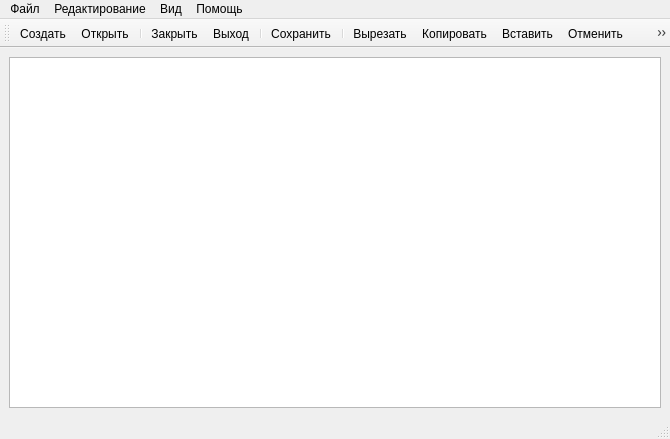
<?xml version="1.0" encoding="UTF-8"?>
<ui version="4.0">
 <class>MainWindow</class>
 <widget class="QMainWindow" name="MainWindow">
  <property name="geometry">
   <rect>
    <x>0</x>
    <y>0</y>
    <width>670</width>
    <height>439</height>
   </rect>
  </property>
  <property name="windowTitle">
   <string>MainWindow[*]</string>
  </property>
  <widget class="QWidget" name="centralwidget">
   <layout class="QGridLayout" name="gridLayout">
    <item row="0" column="0">
     <widget class="QTextEdit" name="textEdit"/>
    </item>
   </layout>
  </widget>
  <widget class="QMenuBar" name="menubar">
   <property name="geometry">
    <rect>
     <x>0</x>
     <y>0</y>
     <width>670</width>
     <height>22</height>
    </rect>
   </property>
   <widget class="QMenu" name="menu">
    <property name="title">
     <string>Файл</string>
    </property>
    <addaction name="actionNew"/>
    <addaction name="actionOpen"/>
    <addaction name="separator"/>
    <addaction name="actionClose"/>
    <addaction name="actionExit"/>
    <addaction name="separator"/>
    <addaction name="actionSave"/>
    <addaction name="actionSaveAs"/>
    <addaction name="separator"/>
   </widget>
   <widget class="QMenu" name="menu_2">
    <property name="title">
     <string>Вид</string>
    </property>
    <addaction name="actionSelectFont"/>
   </widget>
   <widget class="QMenu" name="menu_3">
    <property name="title">
     <string>Помощь</string>
    </property>
    <addaction name="actionAbout"/>
    <addaction name="actionAboutQT"/>
   </widget>
   <widget class="QMenu" name="menu_4">
    <property name="title">
     <string>Редактирование</string>
    </property>
    <addaction name="actionCut"/>
    <addaction name="actionCopy"/>
    <addaction name="actionPaste"/>
    <addaction name="separator"/>
    <addaction name="actionUndo"/>
    <addaction name="actionRedo"/>
   </widget>
   <addaction name="menu"/>
   <addaction name="menu_4"/>
   <addaction name="menu_2"/>
   <addaction name="menu_3"/>
  </widget>
  <widget class="QStatusBar" name="statusbar"/>
  <widget class="QToolBar" name="toolBar">
   <property name="windowTitle">
    <string>toolBar</string>
   </property>
   <attribute name="toolBarArea">
    <enum>TopToolBarArea</enum>
   </attribute>
   <attribute name="toolBarBreak">
    <bool>false</bool>
   </attribute>
   <addaction name="actionNew"/>
   <addaction name="actionOpen"/>
   <addaction name="separator"/>
   <addaction name="actionClose"/>
   <addaction name="actionExit"/>
   <addaction name="separator"/>
   <addaction name="actionSave"/>
   <addaction name="separator"/>
   <addaction name="actionCut"/>
   <addaction name="actionCopy"/>
   <addaction name="actionPaste"/>
   <addaction name="actionUndo"/>
   <addaction name="actionRedo"/>
   <addaction name="separator"/>
   <addaction name="actionSelectFont"/>
   <addaction name="separator"/>
   <addaction name="actionAbout"/>
   <addaction name="actionAboutQT"/>
  </widget>
  <action name="actionNew">
   <property name="icon">
    <iconset resource="icons.qrc">
     <normaloff>:/icons/images/l1_images_new.png</normaloff>:/icons/images/l1_images_new.png</iconset>
   </property>
   <property name="text">
    <string>Создать</string>
   </property>
   <property name="toolTip">
    <string>Создать новый документ</string>
   </property>
   <property name="shortcut">
    <string>Meta+N</string>
   </property>
  </action>
  <action name="actionClose">
   <property name="icon">
    <iconset resource="icons.qrc">
     <normaloff>:/icons/images/exit.png</normaloff>:/icons/images/exit.png</iconset>
   </property>
   <property name="text">
    <string>Закрыть</string>
   </property>
   <property name="toolTip">
    <string>Закрыть текущее окно</string>
   </property>
   <property name="shortcut">
    <string>Meta+W</string>
   </property>
  </action>
  <action name="actionExit">
   <property name="icon">
    <iconset resource="icons.qrc">
     <normaloff>:/icons/images/off.png</normaloff>:/icons/images/off.png</iconset>
   </property>
   <property name="text">
    <string>Выход</string>
   </property>
   <property name="toolTip">
    <string>Завершить работу</string>
   </property>
  </action>
  <action name="actionSelectFont">
   <property name="icon">
    <iconset resource="icons.qrc">
     <normaloff>:/icons/images/font.png</normaloff>:/icons/images/font.png</iconset>
   </property>
   <property name="text">
    <string>Выбрать шрифт...</string>
   </property>
   <property name="toolTip">
    <string>Выбрать шрифт текста</string>
   </property>
  </action>
  <action name="actionAbout">
   <property name="icon">
    <iconset resource="icons.qrc">
     <normaloff>:/icons/images/info.png</normaloff>:/icons/images/info.png</iconset>
   </property>
   <property name="text">
    <string>О программе</string>
   </property>
  </action>
  <action name="actionAboutQT">
   <property name="icon">
    <iconset resource="icons.qrc">
     <normaloff>:/icons/images/qt-logo.png</normaloff>:/icons/images/qt-logo.png</iconset>
   </property>
   <property name="text">
    <string>О QT</string>
   </property>
  </action>
  <action name="actionCut">
   <property name="icon">
    <iconset resource="icons.qrc">
     <normaloff>:/icons/images/l1_images_cut.png</normaloff>:/icons/images/l1_images_cut.png</iconset>
   </property>
   <property name="text">
    <string>Вырезать</string>
   </property>
   <property name="shortcut">
    <string>Meta+X</string>
   </property>
  </action>
  <action name="actionCopy">
   <property name="icon">
    <iconset resource="icons.qrc">
     <normaloff>:/icons/images/l1_images_copy.png</normaloff>:/icons/images/l1_images_copy.png</iconset>
   </property>
   <property name="text">
    <string>Копировать</string>
   </property>
   <property name="shortcut">
    <string>Meta+C</string>
   </property>
  </action>
  <action name="actionPaste">
   <property name="icon">
    <iconset resource="icons.qrc">
     <normaloff>:/icons/images/l1_images_paste.png</normaloff>:/icons/images/l1_images_paste.png</iconset>
   </property>
   <property name="text">
    <string>Вставить</string>
   </property>
   <property name="shortcut">
    <string>Meta+V</string>
   </property>
  </action>
  <action name="actionUndo">
   <property name="icon">
    <iconset resource="icons.qrc">
     <normaloff>:/icons/images/l1_images_editundo.png</normaloff>:/icons/images/l1_images_editundo.png</iconset>
   </property>
   <property name="text">
    <string>Отменить</string>
   </property>
   <property name="toolTip">
    <string>Отменить последнее действие</string>
   </property>
   <property name="shortcut">
    <string>Meta+Z</string>
   </property>
  </action>
  <action name="actionRedo">
   <property name="icon">
    <iconset resource="icons.qrc">
     <normaloff>:/icons/images/l1_images_editredo.png</normaloff>:/icons/images/l1_images_editredo.png</iconset>
   </property>
   <property name="text">
    <string>Повторить</string>
   </property>
   <property name="toolTip">
    <string>Повторить последнее действие</string>
   </property>
   <property name="shortcut">
    <string>Meta+Y</string>
   </property>
  </action>
  <action name="actionOpen">
   <property name="icon">
    <iconset resource="icons.qrc">
     <normaloff>:/icons/images/l1_images_open.png</normaloff>:/icons/images/l1_images_open.png</iconset>
   </property>
   <property name="text">
    <string>Открыть...</string>
   </property>
   <property name="toolTip">
    <string>Открыть документ</string>
   </property>
   <property name="shortcut">
    <string>Meta+O</string>
   </property>
  </action>
  <action name="actionSave">
   <property name="icon">
    <iconset resource="icons.qrc">
     <normaloff>:/icons/images/l1_images_save.png</normaloff>:/icons/images/l1_images_save.png</iconset>
   </property>
   <property name="text">
    <string>Сохранить...</string>
   </property>
   <property name="toolTip">
    <string>Сохранить документ</string>
   </property>
   <property name="shortcut">
    <string>Meta+S</string>
   </property>
  </action>
  <action name="actionSaveAs">
   <property name="text">
    <string>Сохранить как...</string>
   </property>
   <property name="toolTip">
    <string>Сохранить документ как</string>
   </property>
   <property name="shortcut">
    <string>Meta+Shift+S</string>
   </property>
  </action>
 </widget>
 <resources>
  <include location="icons.qrc"/>
 </resources>
 <connections/>
</ui>
